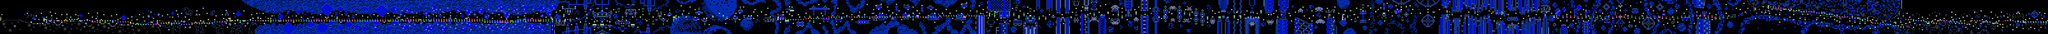

Tiled map render using the project's own tile images. Description and the map definition, with tile-layer contents summarised, below:
An orthogonal 1607x27 tile map with 16x16 px tiles, 2 tile layers (SP, ...), 2 tilesets, 2 image layers.

<map version="1.10" tiledversion="1.11.2" orientation="orthogonal" renderorder="right-down" width="1607" height="27" tilewidth="16" tileheight="16" infinite="0" nextlayerid="5" nextobjectid="1">
 <editorsettings>
  <chunksize width="16" height="27" />
  <export format="csv" />
 </editorsettings>
 <tileset firstgid="1" name="famidash" tilewidth="16" tileheight="16" tilecount="256" columns="16">
  <image source="../../../GRAPHICS/famidash.bmp" width="256" height="256" />
 </tileset>
 <tileset firstgid="257" name="sprites" tilewidth="16" tileheight="16" tilecount="256" columns="16">
  <image source="../../../GRAPHICS/sprites.png" width="256" height="256" />
 </tileset>
 <imagelayer id="3" name="Image Layer 1" offsetx="0" offsety="-80" parallaxx="0.9" parallaxy="0.9" repeatx="1" repeaty="1">
  <image source="../../../GRAPHICS/Old/parallax Blue.bmp" width="144" height="72" />
 </imagelayer>
 <imagelayer id="4" name="Image Layer 2" offsetx="0" offsety="432" repeatx="1">
  <image source="../../../GRAPHICS/ground.bmp" width="64" height="128" />
 </imagelayer>
 <layer id="1" width="1607" height="27">
  <data>[43389 cells, 21591 non-empty, 191 distinct tile ids]</data>
 </layer>
 <layer id="2" name="SP" width="1607" height="27">
  <data>[43389 cells, 1506 non-empty, 140 distinct tile ids]</data>
 </layer>
</map>
